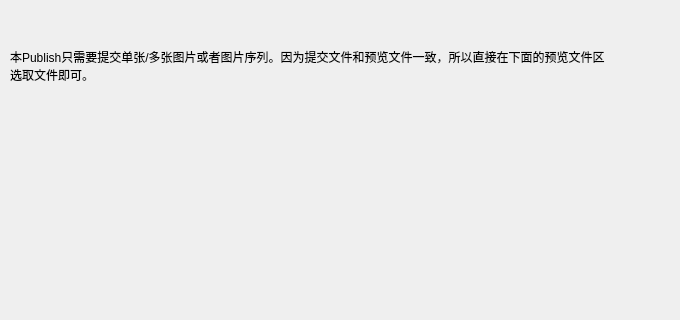
<?xml version="1.0" encoding="UTF-8"?>
<ui version="4.0">
 <class>Form</class>
 <widget class="QWidget" name="Form">
  <property name="geometry">
   <rect>
    <x>0</x>
    <y>0</y>
    <width>680</width>
    <height>320</height>
   </rect>
  </property>
  <property name="windowTitle">
   <string>Form</string>
  </property>
  <widget class="QLabel" name="label">
   <property name="geometry">
    <rect>
     <x>10</x>
     <y>30</y>
     <width>621</width>
     <height>71</height>
    </rect>
   </property>
   <property name="text">
    <string>本Publish只需要提交单张/多张图片或者图片序列。因为提交文件和预览文件一致，所以直接在下面的预览文件区
选取文件即可。</string>
   </property>
  </widget>
 </widget>
 <resources/>
 <connections/>
</ui>
